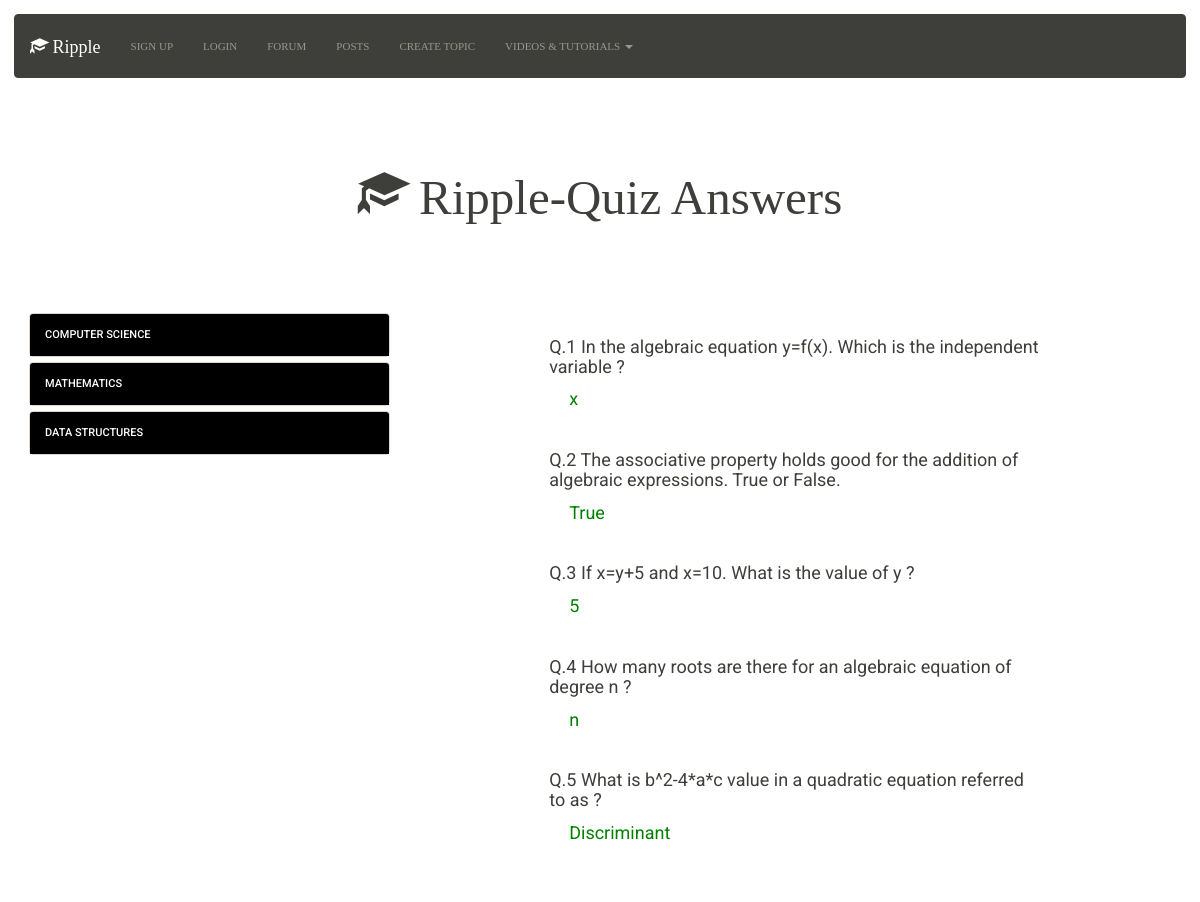
The app's page /answers.php with its own data.
### tables this page shows
CREATE TABLE IF NOT EXISTS `quiz` (
  `id` int(11) NOT NULL,
  `cat` varchar(255) NOT NULL,
  `question` varchar(255) NOT NULL,
  `ans1` varchar(255) NOT NULL,
  `ans2` varchar(255) NOT NULL,
  `ans3` varchar(255) NOT NULL,
  `ans4` varchar(255) NOT NULL,
  `cans` varchar(255) NOT NULL
);

### answers.php (the view, shortened to what this page needs)
<!DOCTYPE html>
<html>
<head>
    <link rel="stylesheet" type="text/css" href="quiz/css/quiz.css" />
    <link rel="stylesheet" type="text/css" href="Content/bootstrap.min.css" />
</head>
<body>
<nav class="navbar navbar-default" role="navigation">
        <div class="container-fluid">
            <div class="navbar-header">
                <a class="navbar-brand" href="#" style="font-family:'Century Gothic'"><span class="glyphicon glyphicon-education"></span>&nbsp;Ripple</a>
            </div>
            <div class="collapse navbar-collapse" id="bs-example-navbar-collapse-1">
                <ul class="nav navbar-nav text-center" style="font-family:'Century Gothic'">
			<?php if($_SESSION['signed_in'])
			{
				               echo ' <li><a href="account.php" class="p_menu">My Account</a></li>';
			}
			else{
								               echo ' <li><a href="signup.php" class="p_menu">Sign Up</a></li>';
				               echo ' <li><a href="login.php" class="p_menu">Login</a></li>';
			}?>
<li>
                    <a href="forum.php" class="p_menu">Forum</a>
                </li>
				<li>
                    <a href="pop_posts.php" class="p_menu">posts</a>
                </li>                <li>
                    <a href="createtopic.php" class="p_menu">create topic</a>
                </li>
                    <li class="dropdown">
                        <a href="videos.php" class="dropdown-toggle" data-toggle="dropdown">Videos & Tutorials <b class="caret"></b></a>
                    </li>
                </ul>
            </div>
        </div>
    </nav>
	<div id="header">
        <div class="jumbotron text-center">
            <h1><span class="glyphicon glyphicon-education"></span> Ripple-Quiz Answers</h1>
        </div>
    </div>
    <div id="quiz-section">
        <div class="container-fluid">
            <div class="row">
                <div class="col-sm-4">
                    <div class="panel-group" id="collapse">
                        <div class="panel panel-default">
                            <div class="panel-heading" style="background-color:black;">
                                <h4 class="panel-title">
                                    <a style="color:white;" data-toggle="collapse" data-parent="#collapse" href="#collapse-one">
                                        Computer Science
                                    </a>
                                </h4>
                            </div>
                        </div>
                        <div class="panel panel-default">
                            <div class="panel-heading" style="background-color:black;">
                                <h4 class="panel-title">
                                    <a  style="color:white;" data-toggle="collapse" data-parent="#collapse" href="#collapse-two">
                                       Mathematics
                                    </a>
                                </h4>
                            </div>
                        </div>
                        <div class="panel panel-default">
                            <div class="panel-heading" style="background-color:black;">
                                <h4 class="panel-title">
                                    <a style="color:white;" data-toggle="collapse" data-parent="#collapse" href="#collapse-three">
                                        Data Structures
                                    </a>
                                </h4>
                            </div>
                        </div>
                    </div>
                </div>
                <div class="col-sm-8" id="quiz-questions">
				<?php $sql=mysql_query("SELECT * FROM quiz WHERE cat=3") or die(mysql_error());
				$i=1;
				while($row=mysql_fetch_array($sql)){
                  echo   '<div class="row" id="question">
                        <div class="col-sm-8 col-sm-offset-2">
                            <h4>Q.'.$i.' '.$row['question'].'</h4>
                            <div class="row" style="margin-bottom:2em;">
                                <div class="col-sm-12">
										 <label class="radio-inline" style="color:green;font-size:18px;">'.$row['cans'].'</label>
                                </div>
                            </div>
                        </div>
                    </div>';
					$i=$i+1;
				}
					?>
                </div>
            </div>
        </div>
    </div>
</body>
</html>

### quiz/css/quiz.css (style rules this page uses)
#header .jumbotron { background-color:transparent; }
#header .jumbotron h1 { font-family:'Century Gothic'; font-size:3.5em; }
#quiz-questions { padding:1em; background-color:none; }
.panel-heading { background-color:black; color:white; }

### records on screen
quiz: question "In the algebraic equation y=f(x). Which is the independent variable ?", cans "x"
quiz: question "The associative property holds good for the addition of algebraic expressions. True or False.", cans "True"
quiz: question "If x=y+5 and x=10. What is the value of y ?", cans "5"
quiz: question "How many roots are there for an algebraic equation of degree n ?", cans "n"
quiz: question "What is b^2-4*a*c value in a quadratic equation referred to as ?", cans "Discriminant"
